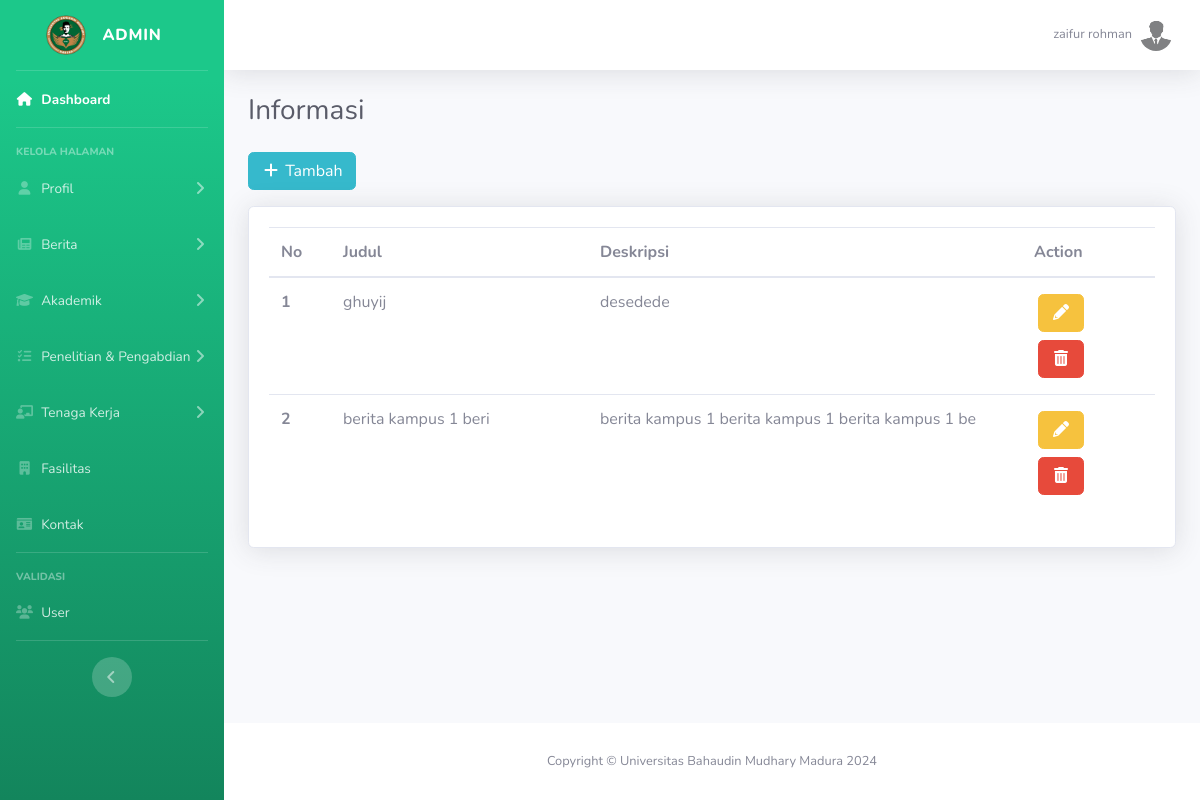
The app's page /backend/informasi.php (signed in) with its own data.
### tables this page shows
CREATE TABLE `informasi` (
  `id` int(11) NOT NULL,
  `judul` varchar(255) NOT NULL,
  `deskripsi` text NOT NULL,
  `foto` text NOT NULL
);

### controllerBackend/informasi.php (called while the page is built, shortened)
<?php
include('../db/koneksi.php');
$sql = "SELECT * FROM informasi";
$result = $conn->query($sql);
?>

### backend/informasi.php (the view, shortened to what this page needs)
<!DOCTYPE html>
<html lang="en">
<head>
<?php
include('../controllerBackend/informasi.php');
include('../template/header_admin.php');
?>
<div class="container-fluid">
    <div class="d-sm-flex align-items-center justify-content-between mb-4">
        <h1 class="h3 mb-0 text-gray-800">Informasi</h1>
    </div>
    <a href="../tambah/informasi.php" class="btn btn-info mb-3"><i class="fas fa-fw fa-plus"></i> Tambah</a>
    <div class="card shadow mb-4">
        <div class="card-body">
            <table class="table" width="100%">
                <thead>
                    <tr>
                        <th width="7%" scope="col">No</th>
                        <th width="29%" scope="col">Judul</th>
                        <th width="49%" scope="col">Deskripsi</th>
                        <th width="15%" scope="col">Action</th>
                    </tr>
                </thead>
                <tbody>
                    <?php
                    $no = 1;
                    while ($i = mysqli_fetch_array($result)) {
                        $paragraf = $i['judul'];
                        $panjang_tampilkan = 20;
                        $singkat = substr($paragraf, 0, $panjang_tampilkan);
                        $deskripsi = $i['deskripsi'];
                        $panjang = 50;
                        $pendek = substr($deskripsi, 0, $panjang);
                     ?>
                    <tr>
                        <th class="m-1" scope="row"><?= $no++ ?></th>
                        <td class="m-1" ><?= $singkat ?></td>
                        <td class="m-1" ><?= $pendek ?></td>
                        <td>
                            <a href="../edit/informasi.php?id=<?= $i['id'] ?>" type="button" class="btn btn-warning m-1">
                                <i class="fas fa-fw fa-pencil-alt"></i>
                            </a>
                            <a href="informasi.php?action=hapus&id=<?= $i['id'] ?>" class="btn btn-danger m-1" type="button">
                                <i class="fas fa-fw fa-trash-can"></i>
                            </a>
                        </td>
                    </tr>
                    <?php }
                     ?>
                </tbody>
            </table>
        </div>
    </div>
</div>
<?php
include('../template/footer_admin.php');
?>

### records on screen
informasi: judul "ghuyij", deskripsi "desedede"
informasi: judul "berita kampus 1 beri", deskripsi "berita kampus 1 berita kampus 1 berita kampus 1 be"

### other values on screen
$nama "zaifur rohman"
